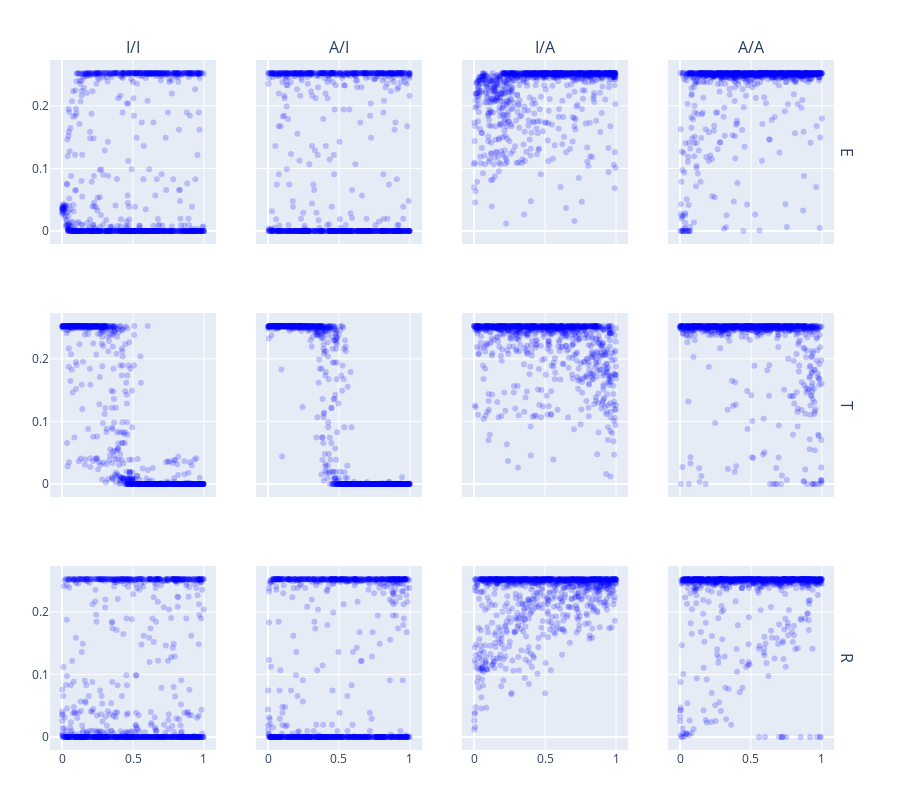

The notebook cell saved with this chart:
### Code cell
p = make_subplots(
      rows=3, 
      cols=4, 
      shared_xaxes=true,
      shared_yaxes=true,
      column_titles=["I/I", "A/I", "I/A", "A/A"],
      row_titles=["E", "T", "R"]
    )

add_trace!(p, scatter(x=[s[1] for s in id_sims], y=[s[4][500] for s in id_sims], mode="markers", marker=attr(opacity=.2), marker_color="blue"), row=1, col=1)
add_trace!(p, scatter(x=[s[1] for s in h_sims], y=[s[4][500] for s in h_sims], mode="markers", marker=attr(opacity=.2), marker_color="blue"), row=1, col=2)
add_trace!(p, scatter(x=[s[1] for s in ad_sims], y=[s[4][500] for s in ad_sims], mode="markers", marker=attr(opacity=.2), marker_color="blue"), row=1, col=3)
add_trace!(p, scatter(x=[s[1] for s in ad_h_sims], y=[s[4][500] for s in ad_h_sims], mode="markers", marker=attr(opacity=.2), marker_color="blue"), row=1, col=4)

add_trace!(p, scatter(x=[s[2] for s in id_sims], y=[s[4][500] for s in id_sims], mode="markers", marker=attr(opacity=.2), marker_color="blue"), row=2, col=1)
add_trace!(p, scatter(x=[s[2] for s in h_sims], y=[s[4][500] for s in h_sims], mode="markers", marker=attr(opacity=.2), marker_color="blue"), row=2, col=2)
add_trace!(p, scatter(x=[s[2] for s in ad_sims], y=[s[4][500] for s in ad_sims], mode="markers", marker=attr(opacity=.2), marker_color="blue"), row=2, col=3)
add_trace!(p, scatter(x=[s[2] for s in ad_h_sims], y=[s[4][500] for s in ad_h_sims], mode="markers", marker=attr(opacity=.2), marker_color="blue"), row=2, col=4)

add_trace!(p, scatter(x=[s[3] for s in id_sims], y=[s[4][500] for s in id_sims], mode="markers", marker=attr(opacity=.2), marker_color="blue"), row=3, col=1)
add_trace!(p, scatter(x=[s[3] for s in h_sims], y=[s[4][500] for s in h_sims], mode="markers", marker=attr(opacity=.2), marker_color="blue"), row=3, col=2)
add_trace!(p, scatter(x=[s[3] for s in ad_sims], y=[s[4][500] for s in ad_sims], mode="markers", marker=attr(opacity=.2), marker_color="blue"), row=3, col=3)
add_trace!(p, scatter(x=[s[3] for s in ad_h_sims], y=[s[4][500] for s in ad_h_sims], mode="markers", marker=attr(opacity=.2), marker_color="blue"), row=3, col=4)

relayout!(
      p, 
      showlegend=false, 
      width=900, 
      height=800,
      barmode="overlay",
      xaxis_titles="steps"
    )

p

### Figure 1 — Plotly figure (JSON) as saved in the notebook; plotly's stock layout.template omitted (floating-point values rounded to 4 significant figures; data arrays with more than 128 entries replaced by an {"elided": "..."} marker saying what was removed)
{"data": [{"marker": {"color": "blue", "opacity": 0.2}, "mode": "markers", "type": "scatter", "x": {"elided": "1000 float values"}, "xaxis": "x", "y": {"elided": "1000 float values"}, "yaxis": "y"}, {"marker": {"color": "blue", "opacity": 0.2}, "mode": "markers", "type": "scatter", "x": {"elided": "1000 float values"}, "xaxis": "x2", "y": {"elided": "1000 float values"}, "yaxis": "y2"}, {"marker": {"color": "blue", "opacity": 0.2}, "mode": "markers", "type": "scatter", "x": {"elided": "1000 float values"}, "xaxis": "x3", "y": {"elided": "1000 float values"}, "yaxis": "y3"}, {"marker": {"color": "blue", "opacity": 0.2}, "mode": "markers", "type": "scatter", "x": {"elided": "1000 float values"}, "xaxis": "x4", "y": {"elided": "1000 float values"}, "yaxis": "y4"}, {"marker": {"color": "blue", "opacity": 0.2}, "mode": "markers", "type": "scatter", "x": {"elided": "1000 float values"}, "xaxis": "x5", "y": {"elided": "1000 float values"}, "yaxis": "y5"}, {"marker": {"color": "blue", "opacity": 0.2}, "mode": "markers", "type": "scatter", "x": {"elided": "1000 float values"}, "xaxis": "x6", "y": {"elided": "1000 float values"}, "yaxis": "y6"}, {"marker": {"color": "blue", "opacity": 0.2}, "mode": "markers", "type": "scatter", "x": {"elided": "1000 float values"}, "xaxis": "x7", "y": {"elided": "1000 float values"}, "yaxis": "y7"}, {"marker": {"color": "blue", "opacity": 0.2}, "mode": "markers", "type": "scatter", "x": {"elided": "1000 float values"}, "xaxis": "x8", "y": {"elided": "1000 float values"}, "yaxis": "y8"}, {"marker": {"color": "blue", "opacity": 0.2}, "mode": "markers", "type": "scatter", "x": {"elided": "1000 float values"}, "xaxis": "x9", "y": {"elided": "1000 float values"}, "yaxis": "y9"}, {"marker": {"color": "blue", "opacity": 0.2}, "mode": "markers", "type": "scatter", "x": {"elided": "1000 float values"}, "xaxis": "x10", "y": {"elided": "1000 float values"}, "yaxis": "y10"}, {"marker": {"color": "blue", "opacity": 0.2}, "mode": "markers", "type": "scatter", "x": {"elided": "1000 float values"}, "xaxis": "x11", "y": {"elided": "1000 float values"}, "yaxis": "y11"}, {"marker": {"color": "blue", "opacity": 0.2}, "mode": "markers", "type": "scatter", "x": {"elided": "1000 float values"}, "xaxis": "x12", "y": {"elided": "1000 float values"}, "yaxis": "y12"}], "layout": {"annotations": [{"font": {"size": 16}, "showarrow": false, "text": "I/I", "x": 0.1037, "xanchor": "center", "xref": "paper", "y": 1, "yanchor": "bottom", "yref": "paper"}, {"font": {"size": 16}, "showarrow": false, "text": "A/I", "x": 0.3612, "xanchor": "center", "xref": "paper", "y": 1, "yanchor": "bottom", "yref": "paper"}, {"font": {"size": 16}, "showarrow": false, "text": "I/A", "x": 0.6188, "xanchor": "center", "xref": "paper", "y": 1, "yanchor": "bottom", "yref": "paper"}, {"font": {"size": 16}, "showarrow": false, "text": "A/A", "x": 0.8762, "xanchor": "center", "xref": "paper", "y": 1, "yanchor": "bottom", "yref": "paper"}, {"font": {"size": 16}, "showarrow": false, "text": "E", "textangle": 90, "x": 0.98, "xanchor": "left", "xref": "paper", "y": 0.8667, "yanchor": "middle", "yref": "paper"}, {"font": {"size": 16}, "showarrow": false, "text": "T", "textangle": 90, "x": 0.98, "xanchor": "left", "xref": "paper", "y": 0.5, "yanchor": "middle", "yref": "paper"}, {"font": {"size": 16}, "showarrow": false, "text": "R", "textangle": 90, "x": 0.98, "xanchor": "left", "xref": "paper", "y": 0.1333, "yanchor": "middle", "yref": "paper"}], "barmode": "overlay", "height": 800, "margin": {"b": 50, "l": 50, "r": 50, "t": 60}, "showlegend": false, "width": 900, "xaxis": {"anchor": "y", "domain": [0, 0.2075], "matches": "x9", "showticklabels": false, "titles": "steps"}, "xaxis10": {"anchor": "y10", "domain": [0.2575, 0.465]}, "xaxis11": {"anchor": "y11", "domain": [0.515, 0.7225]}, "xaxis12": {"anchor": "y12", "domain": [0.7725, 0.98]}, "xaxis2": {"anchor": "y2", "domain": [0.2575, 0.465], "matches": "x10", "showticklabels": false}, "xaxis3": {"anchor": "y3", "domain": [0.515, 0.7225], "matches": "x11", "showticklabels": false}, "xaxis4": {"anchor": "y4", "domain": [0.7725, 0.98], "matches": "x12", "showticklabels": false}, "xaxis5": {"anchor": "y5", "domain": [0, 0.2075], "matches": "x9", "showticklabels": false}, "xaxis6": {"anchor": "y6", "domain": [0.2575, 0.465], "matches": "x10", "showticklabels": false}, "xaxis7": {"anchor": "y7", "domain": [0.515, 0.7225], "matches": "x11", "showticklabels": false}, "xaxis8": {"anchor": "y8", "domain": [0.7725, 0.98], "matches": "x12", "showticklabels": false}, "xaxis9": {"anchor": "y9", "domain": [0, 0.2075]}, "yaxis": {"anchor": "x", "domain": [0.7333, 1]}, "yaxis10": {"anchor": "x10", "domain": [0, 0.2667], "matches": "y9", "showticklabels": false}, "yaxis11": {"anchor": "x11", "domain": [0, 0.2667], "matches": "y9", "showticklabels": false}, "yaxis12": {"anchor": "x12", "domain": [0, 0.2667], "matches": "y9", "showticklabels": false}, "yaxis2": {"anchor": "x2", "domain": [0.7333, 1], "matches": "y", "showticklabels": false}, "yaxis3": {"anchor": "x3", "domain": [0.7333, 1], "matches": "y", "showticklabels": false}, "yaxis4": {"anchor": "x4", "domain": [0.7333, 1], "matches": "y", "showticklabels": false}, "yaxis5": {"anchor": "x5", "domain": [0.3667, 0.6333]}, "yaxis6": {"anchor": "x6", "domain": [0.3667, 0.6333], "matches": "y5", "showticklabels": false}, "yaxis7": {"anchor": "x7", "domain": [0.3667, 0.6333], "matches": "y5", "showticklabels": false}, "yaxis8": {"anchor": "x8", "domain": [0.3667, 0.6333], "matches": "y5", "showticklabels": false}, "yaxis9": {"anchor": "x9", "domain": [0, 0.2667]}}}
